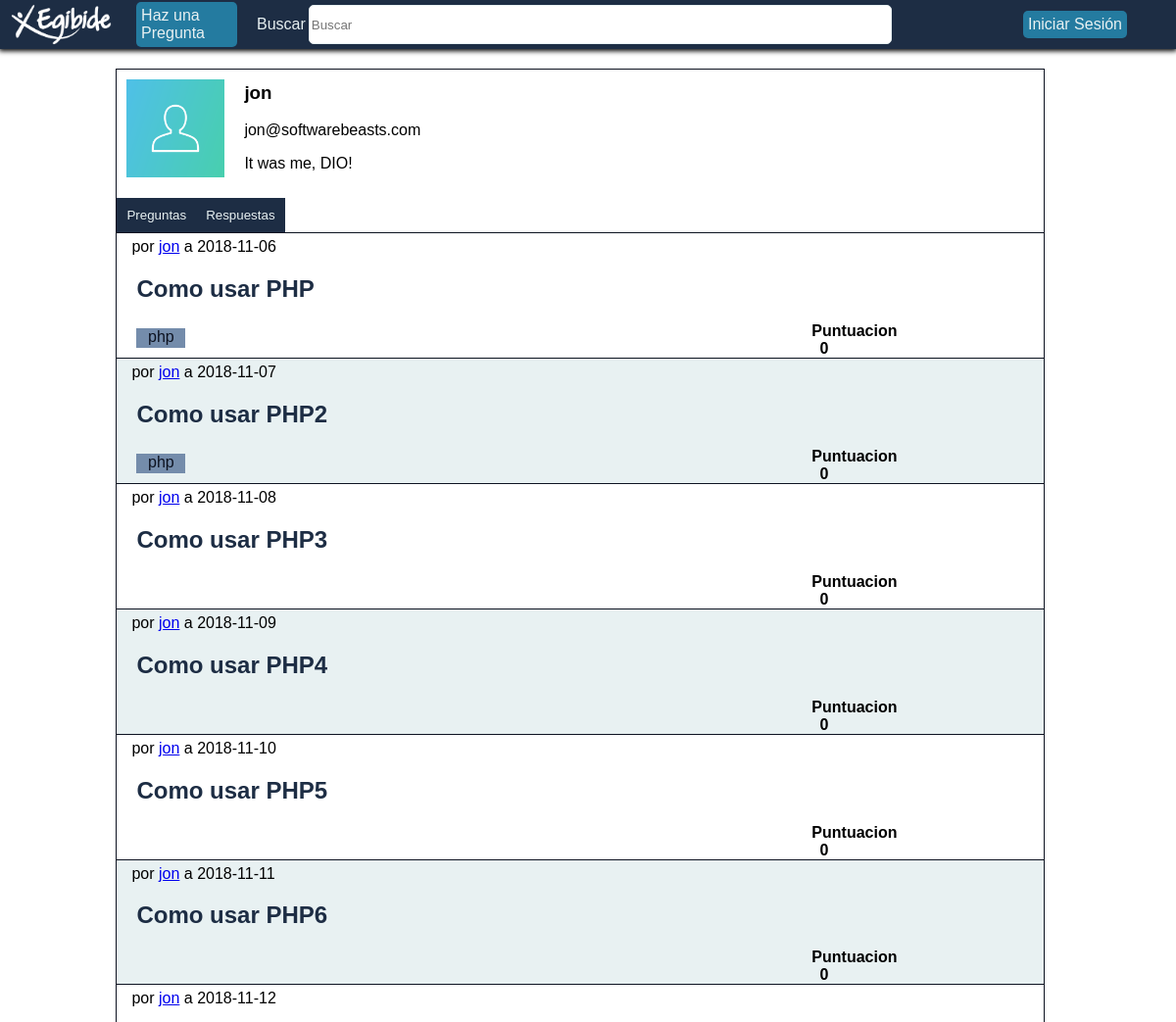
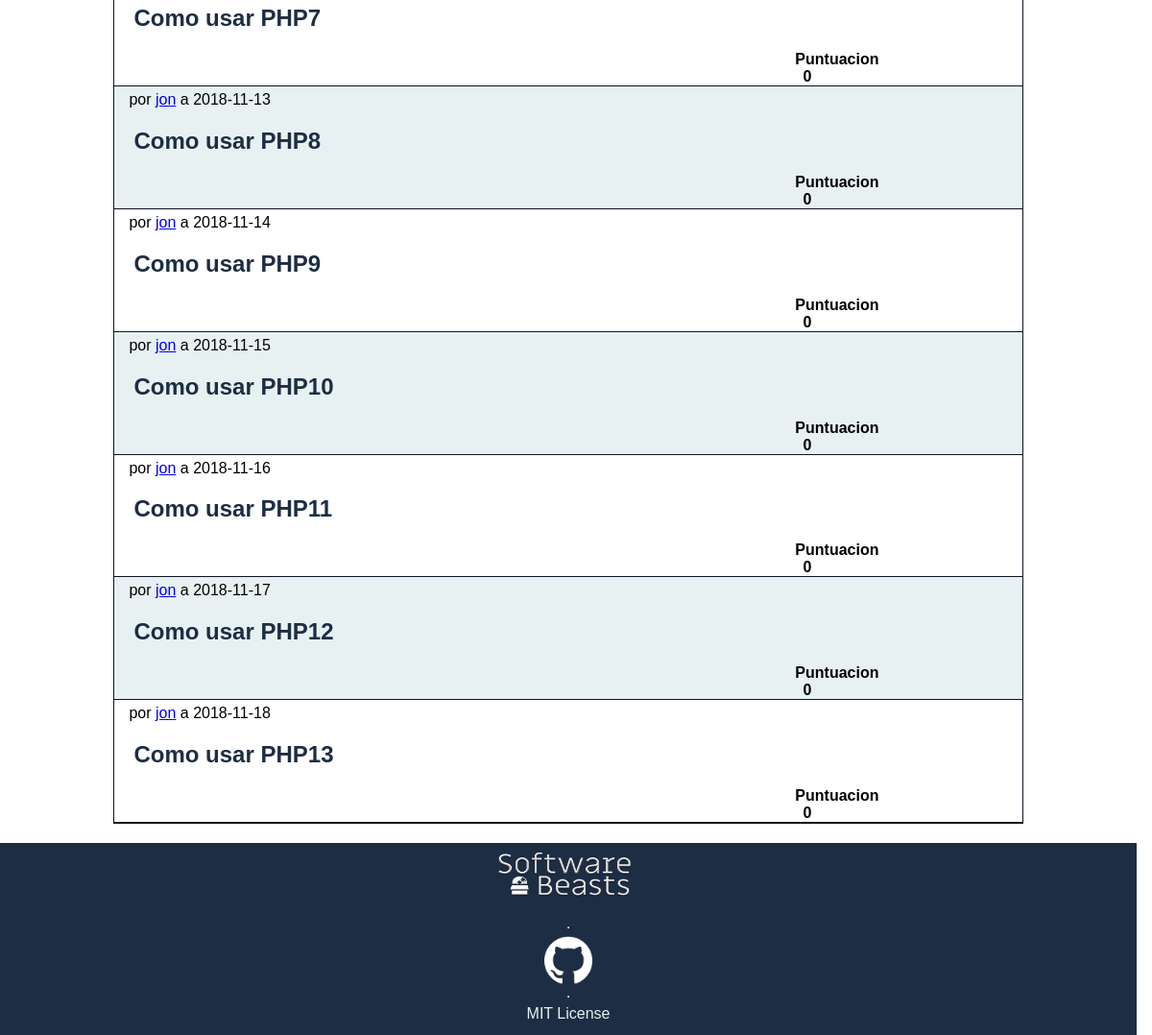
The app's page /pages/perfil.php?usuario=2 with its own data (2 pictures, top to bottom).
### tables this page shows
CREATE TABLE IF NOT EXISTS `Usuario` (
  `idUsuario` INT NOT NULL AUTO_INCREMENT,
  `nombreusu` VARCHAR(30) NOT NULL,
  `correo` VARCHAR(50) NOT NULL,
  `pass` VARCHAR(60) NOT NULL,
  `desc` VARCHAR(256) NULL,
  `img` VARCHAR(256) NULL,
  PRIMARY KEY (`idUsuario`));

CREATE TABLE IF NOT EXISTS `Pregunta` (
  `idPregunta` INT NOT NULL AUTO_INCREMENT,
  `titulo` VARCHAR(100) NOT NULL,
  `cuerpo` VARCHAR(256) NOT NULL,
  `fecha` DATE NOT NULL,
  `archivos` VARCHAR(256) NULL,
  `Usuario_idUsuario` INT NOT NULL,
  PRIMARY KEY (`idPregunta`),
  CONSTRAINT `fk_Pregunta_Usuario`
    FOREIGN KEY (`Usuario_idUsuario`)
    REFERENCES `Usuario` (`idUsuario`)
    ON DELETE NO ACTION
    ON UPDATE NO ACTION);

CREATE TABLE IF NOT EXISTS `Tema` (
  `idTema` INT NOT NULL AUTO_INCREMENT,
  `nombre` VARCHAR(45) NOT NULL,
  PRIMARY KEY (`idTema`));

### Web/php/db/usuarioDB.php (called while the page is built, shortened)
<?php
function findUsuario($conexion,$correo,$id=null){
    try{
        $datos=array();
        if($correo == "no"){
            $datos['id']=$id;
            $consulta = $conexion -> prepare('SELECT * FROM usuario WHERE idUsuario = :id');
        }else {
            $datos['correo']=$correo;
            $consulta = $conexion->prepare('SELECT * FROM usuario WHERE correo = :correo');
        }
        $consulta -> setFetchMode(PDO::FETCH_ASSOC);
        $consulta -> execute($datos);
        $usuario = $consulta -> fetch();
        return $usuario;
    }
    catch (Exception $e){
        return null;
    }
}

### Web/php/db/dbUtils.php (called while the page is built, shortened)
<?php
require_once "preguntaDB.php";
require_once "temaDB.php";
require_once "usuarioDB.php";
require_once "votos_preguntaDB.php";
function getConnection(){
    $bbdd = "mysql:host=localhost;dbname=reto2_bbdd;charset=utf8";
    $usuario = "root";
    $pass = "";
    try{
        $conexion = new PDO($bbdd, $usuario, $pass);
        return $conexion;
    }
    catch (PDOException $e) {
        echo "Fallo en la conexión: ".$e -> getMessage();
        $conexion = null;
        return $conexion;
    }
}
function encontrarUsuario($correo,$id=null){
    $conexion = getConnection();
    $usuario = findUsuario($conexion,$correo,$id);
    return $usuario;
}
function buscarPreguntasRespuestasUsuario($tipo, $usuario)
{
    $conexion = getConnection();
    $preguntas=array();
    switch ($tipo) {
        case "Preguntas":
            $preguntas = findPreguntasByUsuario($conexion, $usuario);
            foreach ($preguntas as $clave=>$valor){
                $conexion=getConnection();
                $listaTemas = selectTemaByPreguntaID($conexion,$valor['idPregunta']);
                $preguntas[$clave]['temas'] = $listaTemas;
                $conexion = getConnection();
                $tempVotos = selectVotosByPreguntaID($conexion,$valor['idPregunta']);
            }
            break;
        case "Respuestas":
            $respuestas = findRespuestasByUsuario($conexion, $usuario);
            foreach ($respuestas as $clave => $valor) {
                $preguntas[] = findPreguntaById($conexion, $valor["Pregunta_idPregunta"]);
            }
            foreach ($preguntas as $clave=>$valor){
                $conexion=getConnection();
                $listaTemas = selectTemaByPreguntaID($conexion,$valor['idPregunta']);
                $preguntas[$clave]['temas'] = $listaTemas;
            }
            break;
    }
    return $preguntas;
}

### Web/php/db/preguntaDB.php (called while the page is built, shortened)
<?php
function findPreguntasByUsuario($conexion, $usuario){
    try{
        $datos = array('usuario' => $usuario);
        $consulta = $conexion -> prepare('SELECT * FROM Pregunta WHERE Usuario_idUsuario = :usuario');
        $consulta -> setFetchMode(PDO::FETCH_ASSOC);
        $consulta -> execute($datos);
        $preguntas=array();
        while($pregunta = $consulta -> fetch())
        {
            $preguntas[]=$pregunta;
        }
        return $preguntas;
    }
    catch (Exception $e){
        return null;
    }
}
?>

### Web/php/db/votos_preguntaDB.php (called while the page is built, shortened)
<?php
function selectVotosByPreguntaID($conexion,$id){
    try{
        $consulta = $conexion->prepare("SELECT * FROM voto_pregunta WHERE Pregunta_idPregunta = :id");
        $consulta->setFetchMode(PDO::FETCH_ASSOC);
        $consulta->bindValue(":id","$id");
        $consulta->execute();
        $listaVotos = array();
        return $listaVotos;
    }catch(Exception $e){
        echo $e;
    }
}

### Web/php/db/temaDB.php (called while the page is built, shortened)
<?php
function selectTemaByPreguntaID($conexion, $id)
{
    try {
        $consulta = $conexion->prepare("SELECT tema.* FROM tema,pregunta_has_tema WHERE pregunta_has_tema.Pregunta_idPregunta=:id AND pregunta_has_tema.Tema_idTema = tema.idTema");
        $consulta->setFetchMode(PDO::FETCH_ASSOC);
        $consulta->bindValue(':id',"$id");
        $consulta->execute();
        $contador = 0;
        $listaTemas = array();
        while($tema = $consulta->fetch()){
         $listaTemas[$contador] = $tema;
         $contador++;
        }
        return $listaTemas;
    } catch (Excepcion $e) {
        echo $e;
    }
}
?>

### Web/php/perfil.php (the view, shortened to what this page needs)
<?php
require_once "db/dbUtils.php";
function listaPreguntasUsuario($idUsuario) {
    $preguntas=buscarPreguntasRespuestasUsuario("Preguntas", $idUsuario);
    foreach($preguntas as $clave=>$valor)
    {
        $usuario = encontrarUsuario("no",$valor['Usuario_idUsuario']);
        $tempListaVotos = puntuacionPreguntas($valor['votos']);
        preguntaRespuestaUsuario($valor["idPregunta"], $valor['Usuario_idUsuario'], $usuario['nombreusu'], $valor["fecha"],$valor["titulo"],$valor["temas"],$tempListaVotos);
    }
}
function preguntaRespuestaUsuario($id, $idUsuario, $usuario, $fecha, $titulo,$temas,$votos) {
    ?>
    <article class="pregunta-perfil">
        <span class="informacion-usuario-fecha-pregunta">por <a href="perfil.php?usuario=<?=$idUsuario?>" class="link-perfil-usuario"><?=$usuario?></a> a <?=$fecha?></span>
        <h2 class="titulo-pregunta"><a href="pregunta.php?preguntaid=<?=$id?>"><?=$titulo?></a></h2>
        <div id="contenedor-categorias-pregunta">
            <?php
                foreach ($temas as $clave=>$valor){
                    ?>
                        <a href="../index.php?busquedaPreguntas=<?=$valor['nombre']?>"><label><?=$valor['nombre']?></label></a>
                    <?php
                }
            ?>
        </div>
        <div id="contenedor-likes-pregunta">
            <div class="contenedor-likes-preguntas">
                <span class="puntuacion-pregunta-index"><?=$votos?></span>
            </div>
        </div>
    </article>
    <?php
}
function puntuacionPreguntas($listaVotos){
    $tempcontador = 0;
    return $tempcontador;
}
?>

### Web/pages/perfil.php (shortened to what this page needs)
<?php
require "../php/generar-nav-footer.php";
require "../php/perfil.php";
require_once "../php/db/dbUtils.php";
    $usuario=array();
    if(isset($_GET["usuario"]))
    {
        $usuario=encontrarUsuario("no", $_GET["usuario"]);
    }
    elseif(isset($_SESSION['userLogged']))
    {
        $usuario=$_SESSION['userLogged'];
    }
    else
    {
        header('Location: ../index.php');
    }
?>
<!DOCTYPE html>
<html lang="es">
<head>
    <link rel="stylesheet" type="text/css" href="../css/grid-general.css" />
    <link rel="stylesheet" type="text/css" href="../css/perfil.css" />
</head>
<body>
<main id="contenedor-principal">
    <?php
    generarNav("../");
    ?>
    <section id="contenedor-perfil">
        <div id="contenedor-perfil-usuario">
            <div>
                <img src="..<?php if($usuario["img"]!=""){echo $usuario["img"];}else{echo "/media/usersImg/user_default.png";} ?>"  height="100" width="100" />
            </div>
            <div>
                <h3><?= $usuario["nombreusu"] ?></h3>
                <p><?= $usuario["correo"] ?></p>
                <p><?= $usuario["desc"] ?></p>
            </div>
        </div>
        <div id="contenedor-selectores-perfil">
            <button name="preguntas">Preguntas</button>
            <button name="respuestas">Respuestas</button>
        </div>
        <div id="contenedor-preguntas-perfil">
            <?php
                listaPreguntasUsuario($usuario["idUsuario"]);
            ?>
        </div>
    </section>
    <?php
    generarFooter("../");
    ?>
</main>
</body>
</html>

### Web/php/generar-nav-footer.php (shortened to what this page needs)
<?php
function generarNav($ruta){
    ?>
    <nav id="menu-cabecera">
        <div id="contenido-izquierda-nav">
            <a href="<?=$ruta?>index.php"><img src="<?=$ruta?>media/logo_egibide.png" height="45" alt="Logo-Foro" id="logo-foro"></a>
        <a href="<?=$ruta?>pages/hacerPregunta.php" id="link-pregunta">Haz una Pregunta</a>
        <form id="formulario-busqueda" method="get" action="<?=$ruta?>index.php">
            <label for="caja-busqueda" id="label-caja-busqueda">Buscar</label>
            <input type="text" name="busquedaPreguntas" id="caja-busqueda" placeholder="Buscar" required>
        </form>
        </div>
        <div id="contenido-derecha-nav">
            <?php
                if (isset($_SESSION['userLogged'])){
                    ?>
                    <div class="dropdown">
                        <a class="dropbtn"><?= $_SESSION['userLogged']['nombreusu'] ?></a>
                        <div class="dropdown-content">
                            <a href="<?= $ruta ?>pages/perfil.php">Perfil</a>
                            <a href="<?= $ruta ?>pages/perfil.php">Configuración</a>
                            <a href="<?= $ruta ?>index.php?logout=true">Log out</a>
                        </div>
                    </div>
                    <?php
                }else{
                    ?>
                    <a href="<?=$ruta?>pages/login.php" id="link-inicio-sesion">Iniciar Sesi&oacuten</a>
                    <?php
                }
            ?>
        </div>
    </nav>
    <?php
}
function generarFooter($ruta){
    ?>
    <footer id="pie-pagina">
        <a href="https://github/SoftwareBeasts/Reto2" id="link-reto2"><img alt="Logo-Software-Beasts" src="<?=$ruta?>media/SoftwarebeastsLogo.png"></a>
        <hr>
        <a href="https://github.com" id="link-github"><img alt="Logo-Github" src="<?=$ruta?>media/github-logo.png"></a>
        <hr>
        <label>MIT License</label>
    </footer>
    <?php
}
    ?>

### Web/css/grid-general.css (style rules this page uses)
* { box-sizing: border-box; font-family: Ubuntu,Calibri,Verdana,sans-serif; }
body,html { min-height: 100vh; width: 98.673vw; margin: 0; padding: 0; }
#contenedor-principal { margin-top: 50px; display: grid; grid-template-columns: repeat(10,1fr); grid-template-rows: repeat(4,1fr) 200px; width: 98.673vw; min-height: 100vh; }
nav#menu-cabecera { position: fixed; top: 0; display: flex; flex-flow: row nowrap; justify-content: space-between; align-items: center; width: 100%; height: 50px; background-color: #1d2d44; box-shadow: 0 1px 5px 1px black; color: #e8f1f2; }
nav#menu-cabecera div#contenido-izquierda-nav { display:flex; flex-flow: row nowrap; justify-content: flex-start; align-items: center; margin-left: 10px; width: 75%; }
nav#menu-cabecera div#contenido-derecha-nav { display: flex; flex-flow: row nowrap; justify-content: flex-end; align-items: center; margin-right: 50px; }
img#logo-foro { margin-top: 5px; }
a#link-pregunta { margin-left: 20px; background-color: #247ba0; border-radius: 5px; text-decoration: none; padding: 5px; }
form#formulario-busqueda, form#formulario-busqueda-movil { margin-left: 20px; display: flex; align-self: center; width:100%; }
form#formulario-busqueda label#label-caja-busqueda { margin-right: 3px; align-self: center; }
form#formulario-busqueda input#caja-busqueda, form#formulario-busqueda-movil input#caja-busqueda { border: 0.5px solid #e8f1f2; width: 100%; height: 40px; border-radius: 5px; }
a#link-inicio-sesion { background-color: #247ba0; padding: 5px; border-radius: 5px; text-decoration: none; }
nav#menu-cabecera a { color: #e8f1f2; }
footer#pie-pagina { display: flex; flex-flow: column nowrap; align-items: center; color: #e8f1f2; width: 100%; overflow: hidden; background-color: #1d2d44; grid-area: 5 / 1 / 6 / 11; }
footer#pie-pagina a { color: #e8f1f2; }
footer#pie-pagina a#link-github img { width: 50px; height: 50px; }
footer#pie-pagina a#link-reto2 img { width: 150px; height: 75px; }

### Web/css/perfil.css (style rules this page uses)
#contenedor-perfil { margin: 20px 0; border: 1px solid #0D1321; grid-area: 1 / 2 / 5 / 10; display:flex; flex-direction: column; }
#contenedor-perfil #contenedor-perfil-usuario { display:flex; }
#contenedor-perfil #contenedor-perfil-usuario div:first-child { padding: 10px; }
#contenedor-perfil #contenedor-perfil-usuario div:last-child { padding: 10px; margin-top: -1em; }
#contenedor-perfil #contenedor-selectores-perfil { list-style-type: none; display: flex; margin: 0; padding: 0; }
#contenedor-perfil #contenedor-selectores-perfil button { border: 0px; text-align: center; padding: 10px; background-color: #1d2d44; color: #e8f1f2; }
#contenedor-perfil article.pregunta-perfil:nth-child(even) { background-color: #e8f1f2; }
div#contenedor-preguntas-perfil, div#contenedor-respuestas-perfil { width: 100%; display: flex; flex-flow: column nowrap; }
span.informacion-usuario-fecha-pregunta { width: 100%; text-align: start; margin-left: 15px; margin-top: 5px; }
h2.titulo-pregunta { width: 100%; text-align: start; margin-left: 20px; }
#contenedor-perfil article.pregunta-perfil { width: 100%; display: flex; flex-flow: row wrap; border-top:0.5px solid #0d1321; }
#contenedor-perfil article.pregunta-perfil:last-child { border-bottom:0.5px solid #0d1321; }
#contenedor-perfil article.pregunta-perfil h2.titulo-pregunta a { text-decoration: none; color:#1d2d44; transition: color 1s; -webkit-transition: color 1s; }
#contenedor-perfil div#contenedor-categorias-pregunta { width: 75%; display: flex; flex-flow: row wrap; justify-content: flex-start; align-items: center; min-height: 30px; }
#contenedor-perfil div#contenedor-categorias-pregunta a { background-color: #748cab; height: 20px; min-width:50px; text-align: center; margin-left: 20px; margin-bottom: 5px; text-decoration: none; color: #0d1321; transition: background-color 1s; -webkit-transition: background-color 1s; }
div.contenedor-likes-preguntas { width: 25%; display: flex; }
span.puntuacion-pregunta-index::before { content: 'Puntuacion '; }
span.puntuacion-pregunta-index { width: 100%; text-align: center; font-weight: bold; }

### records on screen
usuario: img (placeholder picture), nombreusu "jon", correo "jon@softwarebeasts.com", desc "It was me, DIO!"
pregunta: Usuario_idUsuario.nombreusu "jon", fecha "2018-11-06", titulo "Como usar PHP"
tema: nombre "php"
pregunta: Usuario_idUsuario.nombreusu "jon", fecha "2018-11-07", titulo "Como usar PHP2"
pregunta: Usuario_idUsuario.nombreusu "jon", fecha "2018-11-08", titulo "Como usar PHP3"
pregunta: Usuario_idUsuario.nombreusu "jon", fecha "2018-11-09", titulo "Como usar PHP4"
pregunta: Usuario_idUsuario.nombreusu "jon", fecha "2018-11-10", titulo "Como usar PHP5"
pregunta: Usuario_idUsuario.nombreusu "jon", fecha "2018-11-11", titulo "Como usar PHP6"
pregunta: Usuario_idUsuario.nombreusu "jon", fecha "2018-11-12", titulo "Como usar PHP7"
pregunta: Usuario_idUsuario.nombreusu "jon", fecha "2018-11-13", titulo "Como usar PHP8"
pregunta: Usuario_idUsuario.nombreusu "jon", fecha "2018-11-14", titulo "Como usar PHP9"
pregunta: Usuario_idUsuario.nombreusu "jon", fecha "2018-11-15", titulo "Como usar PHP10"
pregunta: Usuario_idUsuario.nombreusu "jon", fecha "2018-11-16", titulo "Como usar PHP11"
pregunta: Usuario_idUsuario.nombreusu "jon", fecha "2018-11-17", titulo "Como usar PHP12"
pregunta: Usuario_idUsuario.nombreusu "jon", fecha "2018-11-18", titulo "Como usar PHP13"
